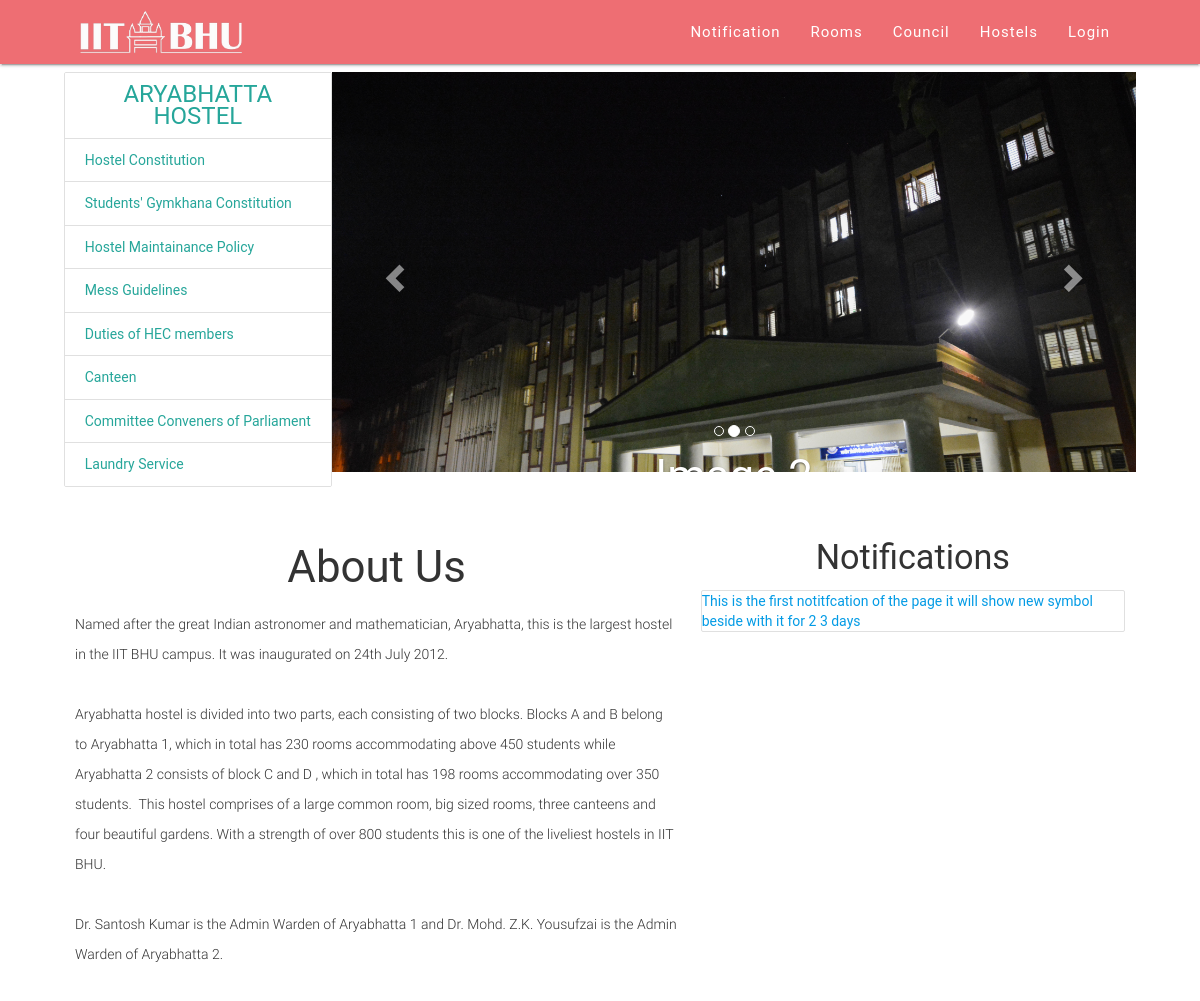
The app's page /student/notifications/ (upper part), older data.
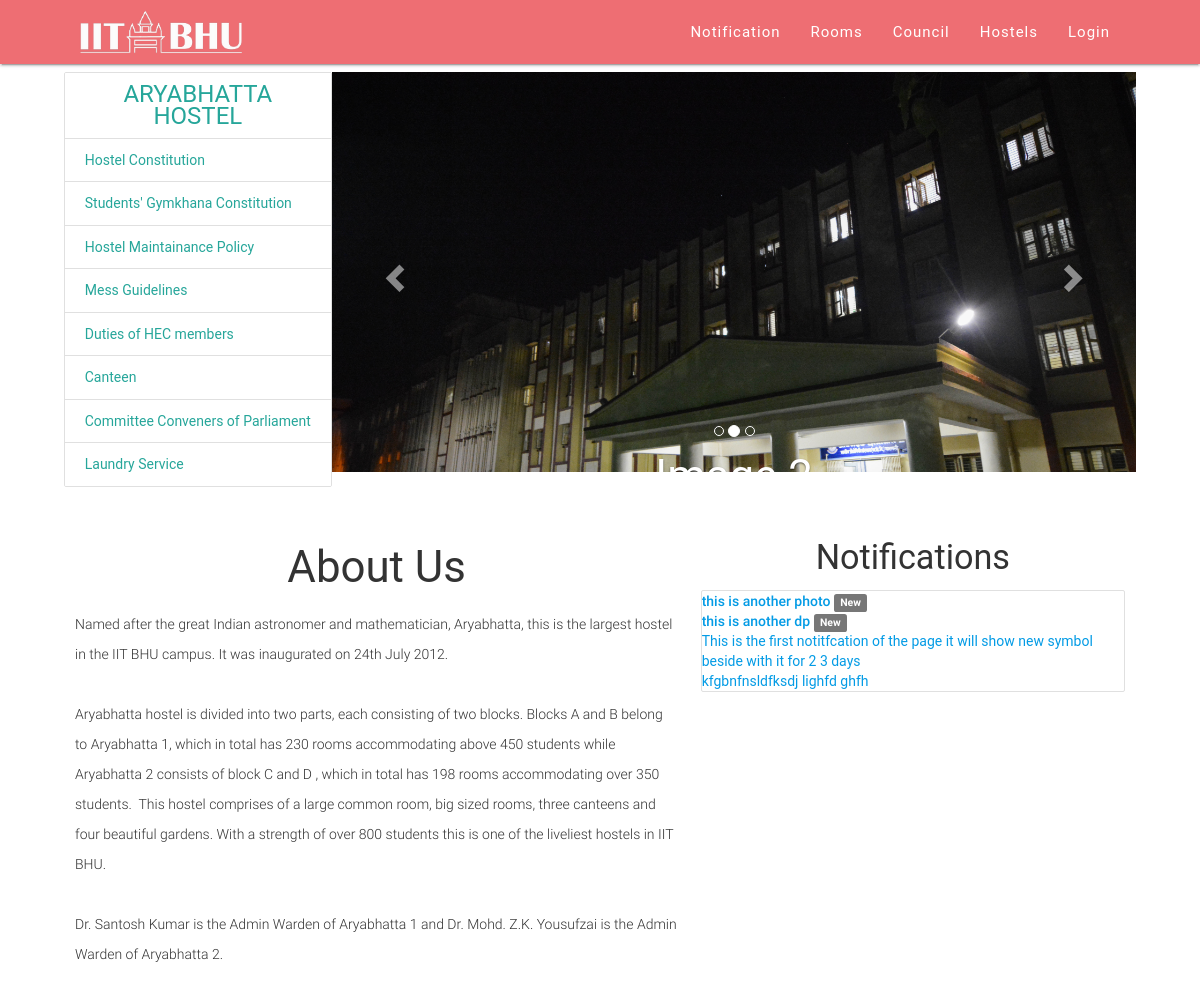
The same page, newer data.
### student/models.py (models this page shows, shortened)
class Notifications(models.Model):
    file = models.FileField()
    message = models.CharField(max_length=500)
    is_new = models.BooleanField(default=False)
    time_stamp = models.DateTimeField(default=datetime.now())

### student/views.py (the view)
def notify(request):
    all_files = Notifications.objects.all().order_by('-time_stamp')
    for files in all_files:
       day = datetime.now().date() - files.time_stamp.date()
       d = day.days
       if(d <= 2):
           files.is_new = True
       else:
           files.is_new = False
    return render(request, 'student/hostel.html', {'all_files': all_files})

### student/templates/student/hostel.html (shortened to what this page needs)
<!DOCTYPE html>
<html>
  <head>
      {% load staticfiles %}
    <link rel="stylesheet" href="https://maxcdn.bootstrapcdn.com/bootstrap/3.3.4/css/bootstrap.min.css">
    <link href={% static "css/materials.css" %} type="text/css" rel="stylesheet">
    <link href={% static "css/style.css" %} type="text/css" rel="stylesheet">
  </head>
  <body>
    <nav class="top-nav" role="navigation">
      <div class="nav-wrapper container">
        <img src={% static "images/iitbhu-logo.png" %} height="50">
        <ul class="right hide-on-med-and-down">
          <li><a href="#">Notification</a></li>
          <li><a href="https://drive.google.com/file/d/0B11jnltBT3TFYzRKbjJXYUcwM2ctQld1TkFvZ2FGZTBPaTRr/view?usp=sharing">Rooms</a></li>
          <li><a href="https://drive.google.com/file/d/0B081mTQyGdy5VHVyRnVsMm5xWXMyS1RQSXFONlUzeXZUb29B/view?usp=sharing">Council</a></li>
          <li><a href="#">Hostels</a></li>
          <li><a href="#">Login</a></li>
        </ul>
      </div>
    </nav>
    <div class="container">
          <div class="row">
            <div class="col s4 m3" style="padding:0;">
              <div class="collection">
              <a href="#!" class="collection-item" style = "font-size:24px; text-align:center">ARYABHATTA HOSTEL</a>
              <a href="https://drive.google.com/file/d/1BBI1LlDa7MDdUBNVwIg-SktusiMB8kix/view?usp=sharing" class="collection-item drop-down" style = "text-align:left">Hostel Constitution</a>
              <a href="https://drive.google.com/file/d/1lK0xM5z-TvJhbEK9exjc-Qb--XUnSjPD/view?usp=sharing" class="collection-item" style = "text-align:left">Students' Gymkhana Constitution</a>
              <a href="https://drive.google.com/file/d/1mL03zdBFMtQwzES4tRRhdXG1lZVI_UFi/view?usp=sharing" class="collection-item" style = "text-align:left">Hostel Maintainance Policy</a>
              <a href="https://drive.google.com/file/d/11v7vp54PRmDYR708BYvJcagKk_QzIRNH/view?usp=sharing" class="collection-item" style = "text-align:left">Mess Guidelines</a>
              <a href="https://drive.google.com/file/d/1Ke_jv7gK1GWj7tDdvdtEFfPXzNyh2r0i/view?usp=sharing" class="collection-item" style = "text-align:left">Duties of HEC members</a>
              <a href="#!" class="collection-item" style = "text-align:left">Canteen</a>
              <a href="https://drive.google.com/file/d/1kP4wlHLg2cthGeteKpBu-d0Wlgwhuxnd/view?usp=sharing" class="collection-item" style = "text-align:left">Committee Conveners of Parliament</a>
              <a href="#!" class="collection-item" style = "text-align:left">Laundry Service</a>
              </div>
            </div>
              <div class="col s4 m9" style="padding:0";>
                <div id="imageCarousel" class="carousel slide" data-interval="2000"
                     data-ride="carousel" data-pause="hover" data-wrap="true" >
                    <ol class="carousel-indicators">
                        <li data-target="#imageCarousel" data-slide-to="0" class="active"></li>
                        <li data-target="#imageCarousel" data-slide-to="1"></li>
                        <li data-target="#imageCarousel" data-slide-to="2"></li>
                    </ol>
                    <div class="carousel-inner">
                        <div class="item ">
                            <img src={% static "images/pic2.jpg" %} class="img-responsive">
                            <div class="carousel-caption">
                                <h3>Image 2</h3>
                            </div>
                        </div>
                    </div>
                    <a href="#imageCarousel" class="carousel-control left" data-slide="prev">
                        <span class="glyphicon glyphicon-chevron-left"></span>
                    </a>
                    <a href="#imageCarousel" class="carousel-control right" data-slide="next">
                        <span class="glyphicon glyphicon-chevron-right"></span>
                    </a>
                </div>
            </div>
        </div>
      </div>
      <div class="container">
        <div class="row">
        <div class="col s12 m7">
        <div class="row">
          <div class="col s12 center">
            <h3>About Us</h3>
            <p class="left-align light">Named after the great Indian astronomer and mathematician, Aryabhatta,
              this is the largest hostel in the IIT BHU campus. It was inaugurated on 24th
              July 2012.</br></br>
              Aryabhatta hostel is divided into two parts, each consisting of two blocks.
              Blocks A and B belong to Aryabhatta 1, which in total has 230 rooms
              accommodating above 450 students while Aryabhatta 2 consists of block C
              and D , which in total has 198 rooms accommodating over 350 students.
              This hostel comprises of a large common room, big sized rooms, three
              canteens and four beautiful gardens. With a strength of over 800 students
              this is one of the liveliest hostels in IIT BHU.</br></br>
              Dr. Santosh Kumar is the Admin Warden of Aryabhatta 1 and Dr. Mohd.
              Z.K. Yousufzai is the Admin Warden of Aryabhatta 2.</p>
          </div>
        </div>
        </div>
         <div class="col s4 m5">
          <h4 style="text-align:center;s">Notifications</h4>
          <div class="collection">
                {% for files in all_files %}
                    {% if files.is_new %}
                        <a href="{{ files.file.url }}"><strong>{{ files.message }}</strong></a> <span class="label label-default">New</span><br>
                    {% else %}
                        <a href="{{ files.file.url }}">{{ files.message }}</a><br>
                    {% endif %}
                {% endfor %}
          </div>
        </div>
        </div>
      </div>
    </body>
  </html>

### student/static/css/style.css (style rules this page uses)
nav ul a, nav .brand-logo { color: #fff; }
nav ul { letter-spacing: 1px; font-family: "Roboto", sans-serif; }
p { line-height: 2rem; }
.carousel-inner { width: auto; height: 400px; }
body { font-family: 'Roboto', sans-serif; }
.container { width: 90%; }
.carousel { margin-top: 0.5rem; }

Row changes from the older to the newer data that the page shows:
added Notifications: message "this is another photo"
added Notifications: message "this is another dp"
added Notifications: message "kfgbnfnsldfksdj lighfd ghfh"
